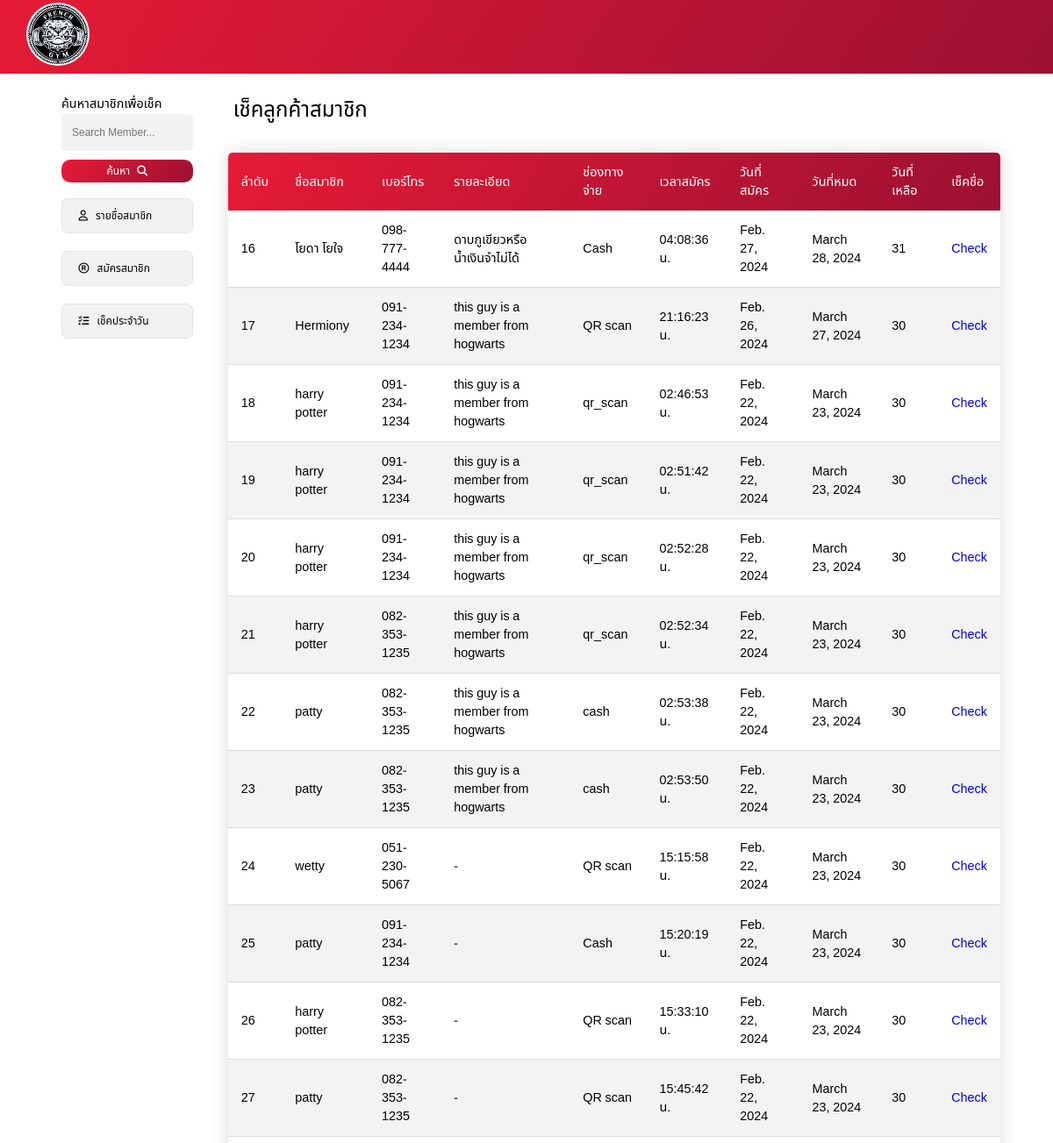
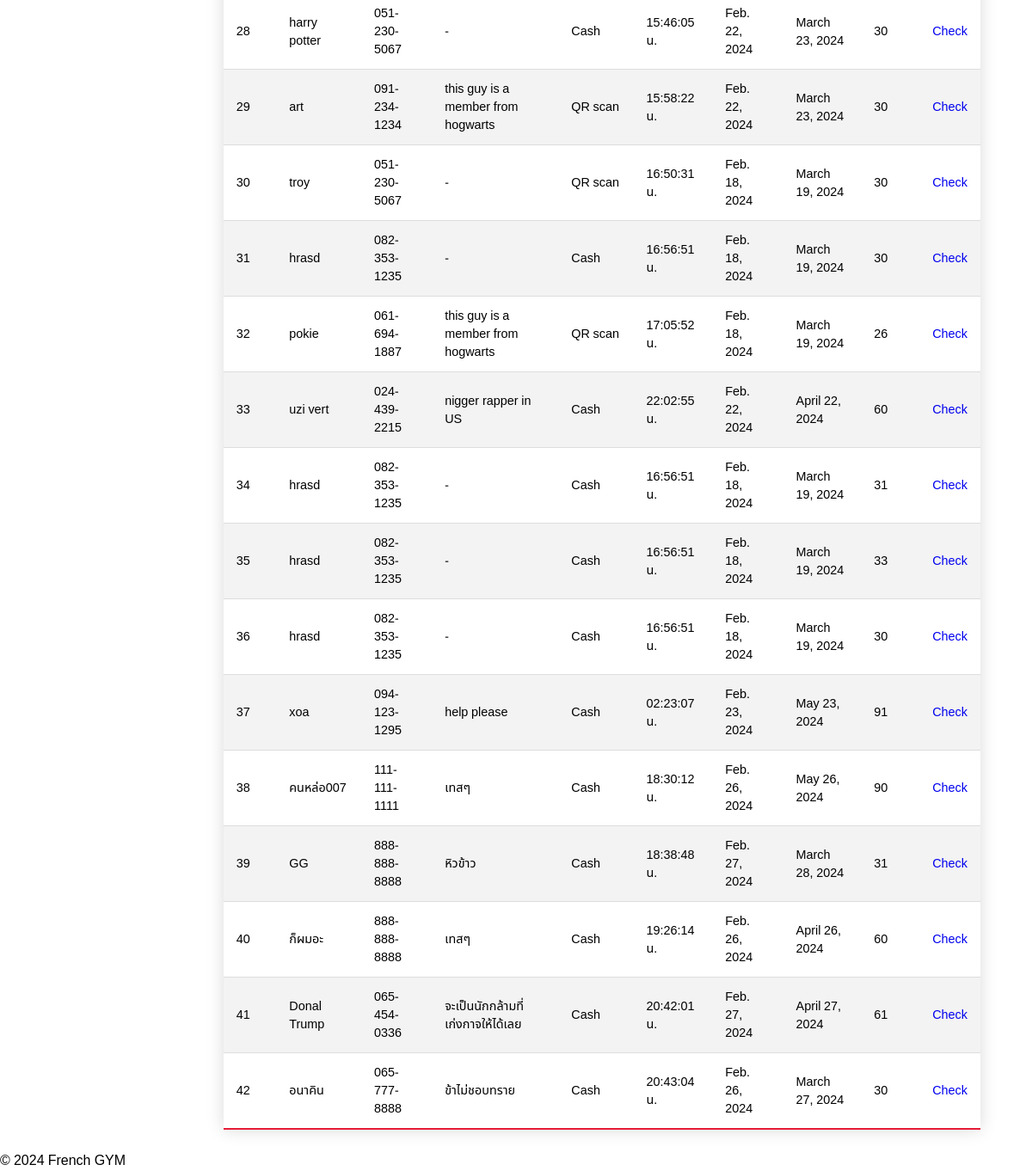
/check_member/, run on the app's committed database (2 pictures, top to bottom).
### membership/models.py (models this page shows, shortened)
class Register(models.Model):
    reg_id = models.AutoField(primary_key=True)
    name = models.CharField(max_length=100)
    tel = models.CharField(max_length=20)
    des = models.TextField()
    pay = models.CharField(max_length=20)
    current_time = models.CharField(max_length=20)
    start_date = models.DateField()
    end_date = models.DateField()
    remain_day = models.IntegerField()

### membership/views.py (the view)
# urls.py: path('check_member/', check_member),
def check_member(req):
    obj = Register.objects.all()
    return render(req, 'check_member.html', { 'Register': obj })

### membership/templates/check_member.html (shortened to what this page needs)
{% load static %}
<!DOCTYPE html>
<html lang="en">
<head>
    <link rel="stylesheet" href="{% static 'css/style.css' %}">
    <link rel="stylesheet" href="https://cdnjs.cloudflare.com/ajax/libs/font-awesome/6.5.1/css/all.min.css" />
</head>
<body>
    <nav>
        <div class="logo">
            <a href="">
                <img src="{% static 'images/logo.png'%}" alt="">
            </a>
        </div>
    </nav>
    <div class="container">
        <div class="sidebar">
            <form action="/search_results_member/" method="GET">
                <div class="box-search">
                    <label class="title-search" for="search">ค้นหาสมาชิกเพื่อเช็ค</label>
                    <input type="text" class="member-search" name="q" placeholder="Search Member..." required>
                    <button type="submit" class="button-search">ค้นหา
                        <i class="fas fa-magnifying-glass" style="margin-left: 5px;"></i>
                    </button>
                </div>
            </form>
            <a href="/" class="sidebar-menus">
                <i class="fa-regular fa-user"></i>
                รายชื่อสมาชิก
            </a>
            <a href="/form/" class="sidebar-menus">
                <i class="fa-regular fa-registered"></i>
                สมัครสมาชิก
            </a>
            <a href="/check/" class="sidebar-menus">
                <i class="fas fa-list-check"></i>
                เช็คประจำวัน
            </a>
        </div>
        <div class="main-content">
            <div class="title-head">
                <h1 class="text-head">เช็คลูกค้าสมาชิก</h1>
            </div>
            <table class="table">
                <thead>
                    <tr>
                        <th>ลำดับ</th>
                        <th>ชื่อสมาชิก</th>
                        <th>เบอร์โทร</th>
                        <th>รายละเอียด</th>
                        <th>ช่องทางจ่าย</th>
                        <th>เวลาสมัคร</th>
                        <th>วันที่สมัคร</th>
                        <th>วันที่หมด</th>
                        <th>วันที่เหลือ</th>
                        <th>เช็คชื่อ</th>
                    </tr>
                </thead>
                <tbody>
                    {% for i in Register %}
                    <tr>
                        <td>{{ i.reg_id }}</td>
                        <td>{{ i.name }}</td>
                        <td>{{ i.tel }}</td>
                        <td>{{ i.des }}</td>
                        <td>{{ i.pay }}</td>
                        <td>{{ i.current_time }} น.</td>
                        <td>{{ i.start_date }}</td>
                        <td>{{ i.end_date }}</td>
                        <td>{{ i.remain_day }}</td>
                        <td><a href="{% url 'check_in' i.reg_id %}" class="button-edit">Check</a></td>
                    </tr>
                    {% endfor %}
                </tbody>
            </table>
        </div>
    </div>
    <br>
    <footer>
        <p>© 2024 French GYM</p>
    </footer>
</body>
</html>
</body>
</html>

### static/css/style.css (style rules this page uses)
* { margin: 0; padding: 0; box-sizing: border-box; font-family: "Noto Sans", sans-serif; font-family: "Noto Sans Thai", sans-serif; font-optical-sizing: auto; font-weight: 500; font-style: normal; font-variation-settings: "wdth" 100; text-decoration: none; }
nav { display: flex; justify-content: space-between; padding: 10px; height: 7vw; width: 100%; background: linear-gradient(125deg,#e61b36, #9c1032); align-items: center; }
.logo a img { width: 6vw; object-fit: contain; background-color: aliceblue; border-radius: 50%; margin-left: 20px; }
.container { margin: 0 auto; width: 90vw; display: flex; }
.sidebar { width: 20%; padding: 10px; display: flex; flex-direction: column; min-width: 20vh; }
.member-search { border: none; padding: 10px; border-radius: 5px; background: #f2f2f2; transition: 0.3s; width: 100%; font-size: 1vw; border: 2px solid transparent; outline: none; }
.sidebar-menus { background: #f2f2f2; margin-bottom: 20px; padding: 10px; border-radius: 7px; border: 1px solid #e5e5e5; color: #000; transition: 300ms; font-size: 1vw; }
.sidebar-menus i { margin-left: 0.70vw; margin-right: 0.5vw; }
.main-content { margin-left: 2.5vw; }
.table { border-collapse: collapse; font-size: 0.9em; min-width: 400px; border-radius: 5px 5px 0 0; overflow: hidden; box-shadow: 0 0 20px rgba(0, 0, 0, 0.15); }
.table thead tr { background: linear-gradient(125deg,#e61b36, #9c1032); color: #ffffff; text-align: left; font-weight: bold; }
.table th, .table td { padding: 12px 15px; }
.table tbody tr { border-bottom: 1px solid #dddddd; }
.table tbody tr:nth-of-type(even) { background-color: #f3f3f3; }
.table tbody tr:last-of-type { border-bottom: 2px solid #e61b36; }
.title-head h1 { font-size: 2vw; margin: 2vw 0 2.5vw 0.5vw; }
.button-search { height: 2.2vw; width: 100%; color: #fff; background: linear-gradient(125deg, #e61b36, #9c1032); border-radius: 10px; border: none; transition: 0.5ms; font-size: 1vw; }
.box-search label { font-size: 1.2vw; font-weight: 500; position: relative; margin-bottom: 20px; }
.box-search { margin-top: 1vw; margin-bottom: 1.5vw; }
.box-search input ,.box-search label { margin-bottom: 10px; }
.text-head { margin-bottom: 15px; }

### data on the page
Register: reg_id "16", name "โยดา โยใจ", tel "098-777-4444", des "ดาบกูเขียวหรือน้ำเงินจำไม่ได้", pay "Cash", current_time "04:08:36", start_date "Feb. 27, 2024", end_date "March 28, 2024", remain_day "31"
Register: reg_id "17", name "Hermiony", tel "091-234-1234", des "this guy is a member from hogwarts", pay "QR scan", current_time "21:16:23", start_date "Feb. 26, 2024", end_date "March 27, 2024", remain_day "30"
Register: reg_id "18", name "harry potter", tel "091-234-1234", des "this guy is a member from hogwarts", pay "qr_scan", current_time "02:46:53", start_date "Feb. 22, 2024", end_date "March 23, 2024", remain_day "30"
Register: reg_id "19", name "harry potter", tel "091-234-1234", des "this guy is a member from hogwarts", pay "qr_scan", current_time "02:51:42", start_date "Feb. 22, 2024", end_date "March 23, 2024", remain_day "30"
Register: reg_id "20", name "harry potter", tel "091-234-1234", des "this guy is a member from hogwarts", pay "qr_scan", current_time "02:52:28", start_date "Feb. 22, 2024", end_date "March 23, 2024", remain_day "30"
Register: reg_id "21", name "harry potter", tel "082-353-1235", des "this guy is a member from hogwarts", pay "qr_scan", current_time "02:52:34", start_date "Feb. 22, 2024", end_date "March 23, 2024", remain_day "30"
Register: reg_id "22", name "patty", tel "082-353-1235", des "this guy is a member from hogwarts", pay "cash", current_time "02:53:38", start_date "Feb. 22, 2024", end_date "March 23, 2024", remain_day "30"
Register: reg_id "23", name "patty", tel "082-353-1235", des "this guy is a member from hogwarts", pay "cash", current_time "02:53:50", start_date "Feb. 22, 2024", end_date "March 23, 2024", remain_day "30"
Register: reg_id "24", name "wetty", tel "051-230-5067", des "-", pay "QR scan", current_time "15:15:58", start_date "Feb. 22, 2024", end_date "March 23, 2024", remain_day "30"
Register: reg_id "25", name "patty", tel "091-234-1234", des "-", pay "Cash", current_time "15:20:19", start_date "Feb. 22, 2024", end_date "March 23, 2024", remain_day "30"
Register: reg_id "26", name "harry potter", tel "082-353-1235", des "-", pay "QR scan", current_time "15:33:10", start_date "Feb. 22, 2024", end_date "March 23, 2024", remain_day "30"
Register: reg_id "27", name "patty", tel "082-353-1235", des "-", pay "QR scan", current_time "15:45:42", start_date "Feb. 22, 2024", end_date "March 23, 2024", remain_day "30"
Register: reg_id "28", name "harry potter", tel "051-230-5067", des "-", pay "Cash", current_time "15:46:05", start_date "Feb. 22, 2024", end_date "March 23, 2024", remain_day "30"
Register: reg_id "29", name "art", tel "091-234-1234", des "this guy is a member from hogwarts", pay "QR scan", current_time "15:58:22", start_date "Feb. 22, 2024", end_date "March 23, 2024", remain_day "30"
Register: reg_id "30", name "troy", tel "051-230-5067", des "-", pay "QR scan", current_time "16:50:31", start_date "Feb. 18, 2024", end_date "March 19, 2024", remain_day "30"
Register: reg_id "31", name "hrasd", tel "082-353-1235", des "-", pay "Cash", current_time "16:56:51", start_date "Feb. 18, 2024", end_date "March 19, 2024", remain_day "30"
Register: reg_id "32", name "pokie", tel "061-694-1887", des "this guy is a member from hogwarts", pay "QR scan", current_time "17:05:52", start_date "Feb. 18, 2024", end_date "March 19, 2024", remain_day "26"
Register: reg_id "33", name "uzi vert", tel "024-439-2215", des "nigger rapper in US", pay "Cash", current_time "22:02:55", start_date "Feb. 22, 2024", end_date "April 22, 2024", remain_day "60"
Register: reg_id "34", name "hrasd", tel "082-353-1235", des "-", pay "Cash", current_time "16:56:51", start_date "Feb. 18, 2024", end_date "March 19, 2024", remain_day "31"
Register: reg_id "35", name "hrasd", tel "082-353-1235", des "-", pay "Cash", current_time "16:56:51", start_date "Feb. 18, 2024", end_date "March 19, 2024", remain_day "33"
Register: reg_id "36", name "hrasd", tel "082-353-1235", des "-", pay "Cash", current_time "16:56:51", start_date "Feb. 18, 2024", end_date "March 19, 2024", remain_day "30"
Register: reg_id "37", name "xoa", tel "094-123-1295", des "help please", pay "Cash", current_time "02:23:07", start_date "Feb. 23, 2024", end_date "May 23, 2024", remain_day "91"
Register: reg_id "38", name "คนหล่อ007", tel "111-111-1111", des "เทสๆ", pay "Cash", current_time "18:30:12", start_date "Feb. 26, 2024", end_date "May 26, 2024", remain_day "90"
Register: reg_id "39", name "GG", tel "888-888-8888", des "หิวข้าว", pay "Cash", current_time "18:38:48", start_date "Feb. 27, 2024", end_date "March 28, 2024", remain_day "31"
Register: reg_id "40", name "ก็ผมอะ", tel "888-888-8888", des "เทสๆ", pay "Cash", current_time "19:26:14", start_date "Feb. 26, 2024", end_date "April 26, 2024", remain_day "60"
Register: reg_id "41", name "Donal Trump", tel "065-454-0336", des "จะเป็นนักกล้ามที่เก่งกาจให้ได้เลย", pay "Cash", current_time "20:42:01", start_date "Feb. 27, 2024", end_date "April 27, 2024", remain_day "61"
Register: reg_id "42", name "อนาคิน", tel "065-777-8888", des "ข้าไม่ชอบทราย", pay "Cash", current_time "20:43:04", start_date "Feb. 26, 2024", end_date "March 27, 2024", remain_day "30"
